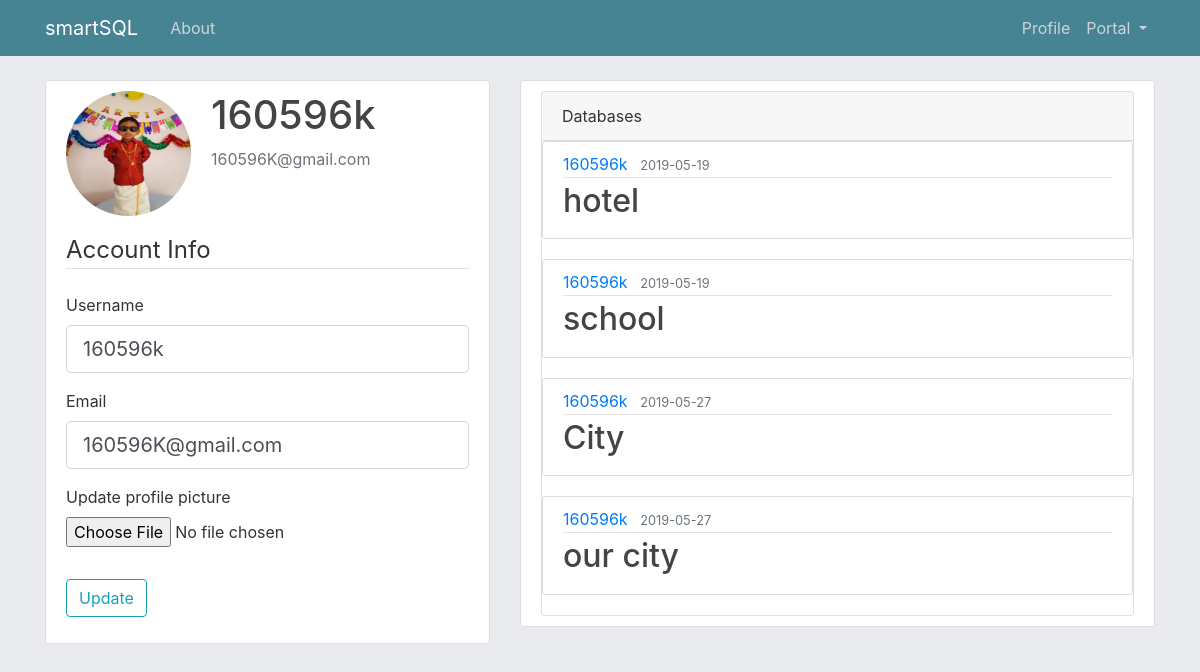
The app's page /account (signed in) with its own data.
### flaskblog/models.py (models this page shows, shortened)
class User(db.Model,UserMixin):
	id = db.Column(db.Integer, primary_key = True)
	username = db.Column(db.String(20),unique = True, nullable = False)
	email = db.Column(db.String(120),unique = True, nullable = False)
	image_file = db.Column(db.String(20),unique = False, nullable =True,default = 'default.png')
	password = db.Column(db.String(60), nullable = False)
	posts = db.relationship('Post', backref = 'author', lazy=True)
	databases = db.relationship('Database',backref = 'owner', lazy = True)

class Database(db.Model):
	id = db.Column(db.Integer, primary_key = True)
	title = db.Column(db.String(100), nullable = False)
	database_file = db.Column(db.String(20),unique = False, nullable =False)
	data_posted = db.Column(db.DateTime, nullable = False, default = datetime.utcnow)
	user_id = db.Column(db.Integer, db.ForeignKey('user.id'), nullable =False)

### flaskblog/routes.py (the view)
@app.route("/account",methods =['GET','POST'])
@login_required
def account():
	databases=[]
	listdatabase = Database.query.all()
	for l in listdatabase:
		if l.owner == current_user:
			databases.append(l)
	form = UpdateAccountForm()
	if form.validate_on_submit():
		if form.picture.data:
			picture_file = save_picture(form.picture.data)
			current_user.image_file = picture_file
		current_user.username = form.username.data
		current_user.email= form.email.data
		db.session.commit()
		flash('your account is successfully updated','success')
		return redirect(url_for('account'))
	elif request.method == 'GET':
		form.username.data=current_user.username
		form.email.data=current_user.email
	image_file = url_for('static',filename='profile_pics/'+ current_user.image_file)
	return render_template('account.html', title = 'account', image_file = image_file, form =form , databases = databases)

### flaskblog/forms.py (shortened to what this page needs)
class UpdateAccountForm(FlaskForm):
	username = StringField('Username',
		validators=[DataRequired(),Length(min=2,max=20)])
	email = StringField('Email',
		validators=[DataRequired(),Length(min=2,max=20),Email()])
	picture = FileField('Update profile picture',
		validators = [FileAllowed(['jpg','jpeg','png'])])
	submit = SubmitField('Update')

### flaskblog/models.py (called while the page is built)
@login_manager.user_loader
def load_user(user_id):
	return User.query.get(int(user_id))

### flaskblog/templates/account.html (shortened to what this page needs)
{% extends "layout.html"%}
{% block content %}
<div class="col-md-5">
	<div class="content-section">
	  <div class="media">
	    <img class="rounded-circle account-img" src="{{image_file}}">
	    <div class="media-body">
	      <h2 class="account-heading">{{current_user.username}}</h2>
	      <p class="text-secondary">{{current_user.email}}</p>
	    </div>
	  </div>
		<form method = "POST" action ="" enctype="multipart/form-data">
			<fieldset class = "form-group">
				<legend class="border-bottom mb-4">Account Info </legend>
				<div class = "form-group">
					{{ form.username.label(class="form-control-label") }}
					{% if form.username.errors %}
						{{ form.username(class = "form-control form-control-lg is-invalid")}}
						<div class ="invalid-feedback">
							{% for error in form.username.errors %}
							<span> {{error}}</span>
							{% endfor %}
						</div>
					{% else %}
						{{ form.username(class="form-control form-control-lg") }}
					{% endif%}
				</div>
				<div class = "form-group">
					{{ form.email.label(class="form-control-label") }}
					{% if form.email.errors %}
						{{ form.email(class = "form-control form-control-lg is-invalid")}}
						<div class ="invalid-feedback">
							{% for error in form.email.errors %}
							<span> {{error}}</span>
							{% endfor %}
						</div>
					{% else %}
						{{ form.email(class="form-control form-control-lg") }}
					{% endif%}
				</div>
				<div class = "form-group">
					{{ form.picture.label() }}
					{{form.picture(class='form-control-file')}}
				</div>
			</fieldset>
			<div class ="form-group">
				{{form.submit(class="btn btn-outline-info")}}
			</div>
		</form>
	</div>
</div>
<div class="col-md-7">
	<div class="content-section">
			<div class="card">
		  		<div class="card-header primary">
		    		Databases
		  		</div>
				{%if  databases%}
				<div class="list-group">
					{% for database in databases %}
					<article class="media content-section">
						<div class="media-body">
							<div class="article-metadata">
								<a class="mr-2" href="#">{{ database.owner.username}}</a>
								<small class="text-muted">{{ database.data_posted.strftime('%Y-%m-%d')}}</small>
							</div>
							<h2><a class="article-title" href="{{url_for('database',database_id=database.id)}}">{{ database.title }}</a></h2>
						</div>
		        	</article>
		    		{% endfor %}
		  		</div>
		  	{%endif%}
		  </div>
	</div>
</div>
{% endblock content %}

### flaskblog/static/main.css (style rules this page uses)
body { background:#e9ebee; color: #333333; margin-top: 5rem; }
h1, h2, h3, h4, h5, h6 { color: #444444; }
.content-section { background: #ffffff; padding: 10px 20px; border: 1px solid #dddddd; border-radius: 3px; margin-bottom: 20px; }
.article-title { color: #444444; }
.article-metadata { padding-bottom: 1px; margin-bottom: 4px; border-bottom: 1px solid #e3e3e3 }
.account-img { height: 125px; width: 125px; margin-right: 20px; margin-bottom: 16px; }
.account-heading { font-size: 2.5rem; }

### records on screen
User: username "160596k", email "160596K@gmail.com"
Database: owner.username "160596k", data_posted "2019-05-19", title "hotel"
Database: owner.username "160596k", data_posted "2019-05-19", title "school"
Database: owner.username "160596k", data_posted "2019-05-27", title "City"
Database: owner.username "160596k", data_posted "2019-05-27", title "our city"
